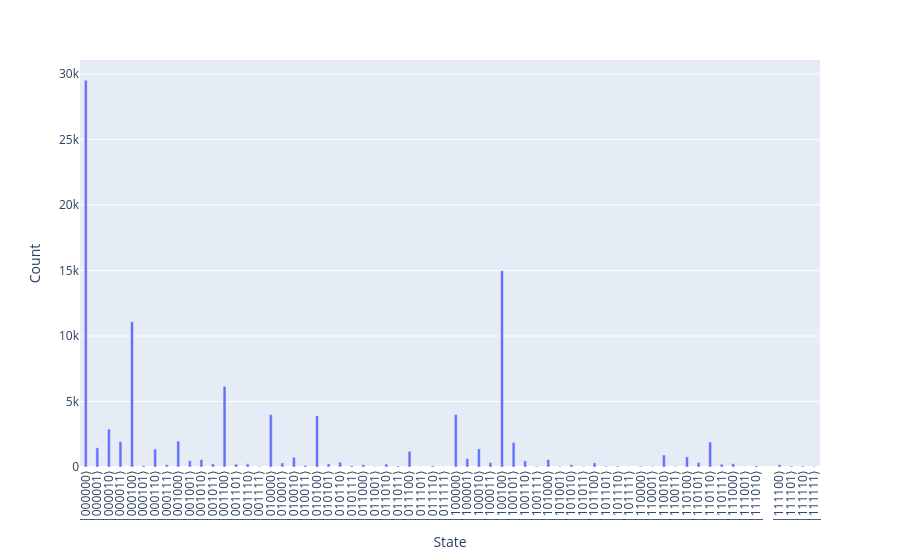

Notebook code for this chart:
### Code cell
print(res_qaoa)
result_qaoa.histogram("bin", width=1000, height=500).write_image("qaoa.pdf")
result_qaoa.histogram("bin")

### Figure 1 — Plotly figure (JSON) as saved in the notebook; plotly's stock layout.template omitted (floating-point values rounded to 4 significant figures)
{"data": [{"hovertemplate": "State=%{x}<br>Count=%{y}<extra></extra>", "legendgroup": "", "marker": {"color": "#636efa", "pattern": {"shape": ""}}, "name": "", "orientation": "v", "showlegend": false, "textposition": "auto", "type": "bar", "x": [58, 16, 62, 12, 35, 13, 0, 51, 50, 52, 11, 33, 48, 32, 42, 27, 14, 57, 26, 22, 18, 6, 44, 28, 3, 2, 53, 56, 43, 4, 47, 20, 30, 39, 31, 55, 37, 5, 54, 40, 36, 29, 45, 63, 25, 10, 8, 34, 23, 41, 38, 46, 49, 61, 15, 9, 17, 24, 19, 21, 7, 60, 1], "xaxis": "x", "y": [96, 3997, 72, 6157, 341, 215, 29513, 38, 913, 767, 239, 639, 63, 4004, 167, 74, 250, 10, 228, 369, 738, 1362, 321, 1194, 1931, 2892, 338, 253, 28, 11091, 3, 3906, 84, 54, 1, 214, 1866, 116, 1902, 569, 14982, 7, 48, 33, 28, 571, 1979, 1383, 89, 45, 472, 60, 38, 61, 49, 472, 311, 174, 125, 240, 179, 174, 1465], "yaxis": "y"}], "layout": {"bargap": 0.75, "barmode": "relative", "legend": {"tracegroupgap": 0}, "margin": {"t": 60}, "xaxis": {"anchor": "y", "domain": [0, 1], "tickangle": -90, "tickmode": "array", "ticktext": ["|111010⟩", "|010000⟩", "|111110⟩", "|001100⟩", "|100011⟩", "|001101⟩", "|000000⟩", "|110011⟩", "|110010⟩", "|110100⟩", "|001011⟩", "|100001⟩", "|110000⟩", "|100000⟩", "|101010⟩", "|011011⟩", "|001110⟩", "|111001⟩", "|011010⟩", "|010110⟩", "|010010⟩", "|000110⟩", "|101100⟩", "|011100⟩", "|000011⟩", "|000010⟩", "|110101⟩", "|111000⟩", "|101011⟩", "|000100⟩", "|101111⟩", "|010100⟩", "|011110⟩", "|100111⟩", "|011111⟩", "|110111⟩", "|100101⟩", "|000101⟩", "|110110⟩", "|101000⟩", "|100100⟩", "|011101⟩", "|101101⟩", "|111111⟩", "|011001⟩", "|001010⟩", "|001000⟩", "|100010⟩", "|010111⟩", "|101001⟩", "|100110⟩", "|101110⟩", "|110001⟩", "|111101⟩", "|001111⟩", "|001001⟩", "|010001⟩", "|011000⟩", "|010011⟩", "|010101⟩", "|000111⟩", "|111100⟩", "|000001⟩"], "tickvals": [58, 16, 62, 12, 35, 13, 0, 51, 50, 52, 11, 33, 48, 32, 42, 27, 14, 57, 26, 22, 18, 6, 44, 28, 3, 2, 53, 56, 43, 4, 47, 20, 30, 39, 31, 55, 37, 5, 54, 40, 36, 29, 45, 63, 25, 10, 8, 34, 23, 41, 38, 46, 49, 61, 15, 9, 17, 24, 19, 21, 7, 60, 1], "title": {"text": "State"}, "type": "linear"}, "yaxis": {"anchor": "x", "domain": [0, 1], "title": {"text": "Count"}}}}
